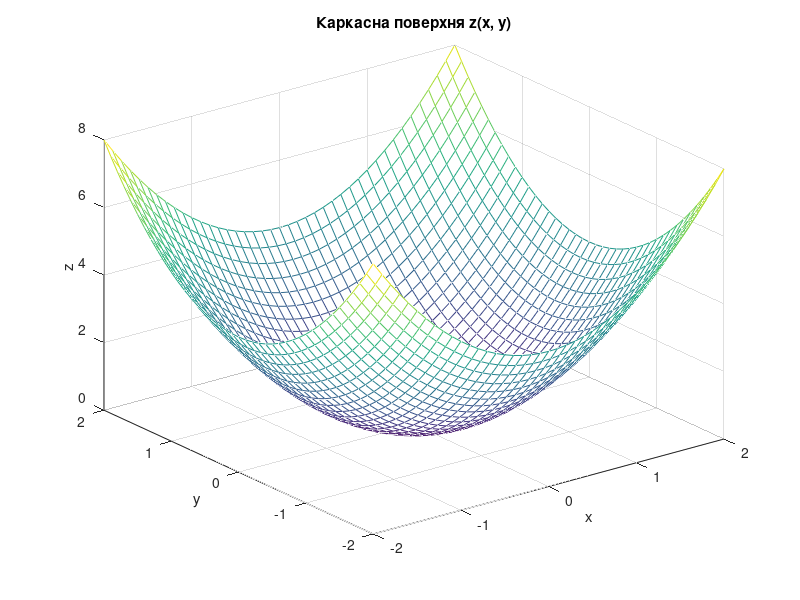
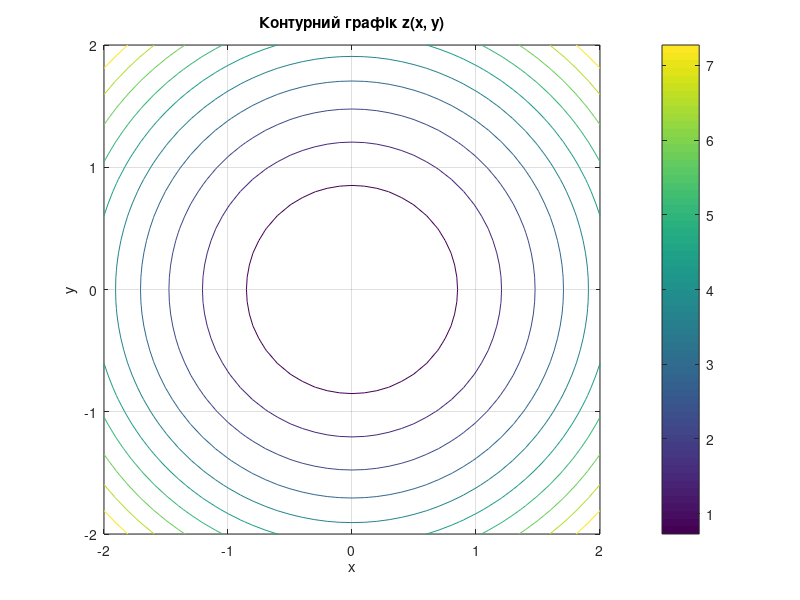

Write MATLAB code to recreate these figures, in order.
[x, y] = meshgrid(-2:0.1:2, -2:0.1:2);

z = x.^2 + y.^2;

figure;
mesh(x, y, z);
xlabel('x');
ylabel('y');
zlabel('z');
title('Каркасна поверхня z(x, y)');
grid on;

figure;
contour(x, y, z);
xlabel('x');
ylabel('y');
title('Контурний графік z(x, y)');
colorbar;
grid on;

